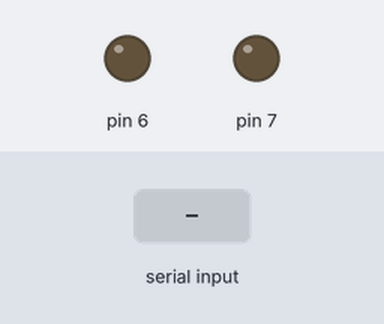
A sketch run on a simulated Arduino Uno, built with avr-gcc and run on an emulated ATmega328P. On the bench: output pins drawn as LEDs (lit = HIGH). Dashed ring = blinking. Inputs (shaded band) come from the test bench.

Above: at 1.4 s.
1.5 s: byte 1 (1) received over Serial
At 1.71 s:
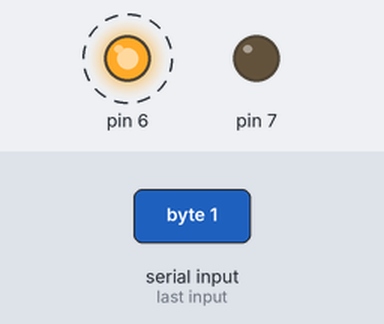
4.5 s: byte 2 (2) received over Serial
At 4.71 s:
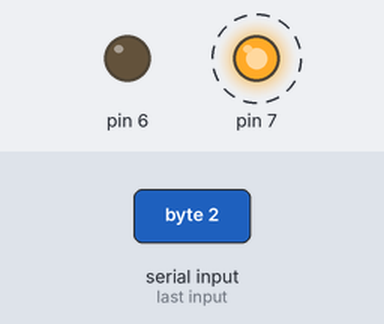
Timing chart, 0 to 13.5 s (numbered marks = the images above; inputs shaded):
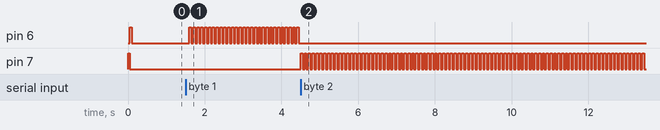

The sketch:

HUDArduino.ino
```cpp
byte s;

void setup() {
	pinMode(6, OUTPUT);
	pinMode(7, OUTPUT);
	Serial.begin(9600);
	digitalWrite(6, LOW);
	digitalWrite(7, LOW);
        both();
        off();
	s = 0;
}

void loop() {
	if(Serial.available() > 0) {
		s = Serial.read();
	}
	if(s == 0) {
		off();
	}
	else if (s == 1) {
		left();
	}
	else if (s == 2) {
		right();
	}
	else if (s == 3) {
		both();
	}
}

void left() {
	digitalWrite(6, HIGH);
	digitalWrite(7, LOW);
	delay(50);
	digitalWrite(6, LOW);
	delay(50);
}

void right() {
	digitalWrite(6, LOW);
	digitalWrite(7, HIGH);
	delay(50);
	digitalWrite(7, LOW);
	delay(50);
}

void off() {
	digitalWrite(6, LOW);
	digitalWrite(7, LOW);
	delay(100);
}

void both() {
	digitalWrite(6, LOW);
	digitalWrite(7, HIGH);
	delay(50);
	digitalWrite(6, HIGH);
	digitalWrite(7, LOW);
	delay(50);
}
```

Measured:
- after the input at 1.5 s, pin 6: alternates HIGH for 0.05 s and LOW for 0.05 s, starting after 0.10 s
- after the input at 4.5 s, pin 6: stops changing and stays LOW; pin 7: alternates HIGH for 0.05 s and LOW for 0.05 s, starting at once
